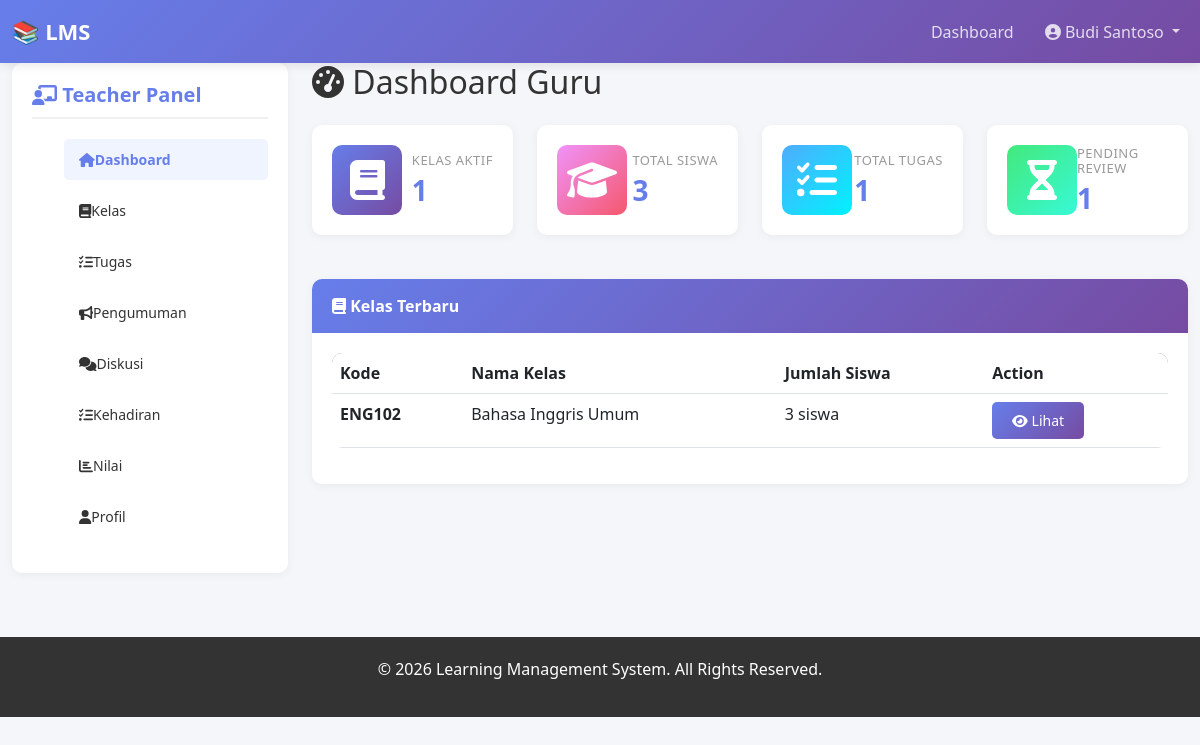
The page /teacher/dashboard.php (signed in) on the database its author committed.
### tables this page shows
CREATE TABLE `classes` (
  `id` int(11) NOT NULL,
  `code` varchar(20) NOT NULL,
  `name` varchar(100) NOT NULL,
  `description` text DEFAULT NULL,
  `teacher_id` int(11) NOT NULL,
  `class_image` varchar(255) DEFAULT NULL,
  `status` enum('active','inactive') DEFAULT 'active',
  `created_at` timestamp NOT NULL DEFAULT current_timestamp(),
  `updated_at` timestamp NOT NULL DEFAULT current_timestamp() ON UPDATE current_timestamp()
);

### teacher/dashboard.php (the view, shortened to what this page needs)
<?php
require '../includes/config.php';
$teacher_id = $_SESSION['user_id'];
$classes_query = "SELECT * FROM classes WHERE teacher_id = $teacher_id ORDER BY created_at DESC";
$classes = $conn->query($classes_query);
$total_classes = $classes->num_rows;
$total_students_query = "SELECT COUNT(*) as count FROM class_members
                        WHERE class_id IN (SELECT id FROM classes WHERE teacher_id = $teacher_id)";
$total_students = $conn->query($total_students_query)->fetch_assoc()['count'];
$total_assignments_query = "SELECT COUNT(*) as count FROM assignments
                           WHERE class_id IN (SELECT id FROM classes WHERE teacher_id = $teacher_id)";
$total_assignments = $conn->query($total_assignments_query)->fetch_assoc()['count'];
$pending_submissions_query = "SELECT COUNT(*) as count FROM assignment_submissions
                             WHERE status = 'submitted' AND
                             assignment_id IN (SELECT id FROM assignments
                             WHERE class_id IN (SELECT id FROM classes WHERE teacher_id = $teacher_id))";
$pending_submissions = $conn->query($pending_submissions_query)->fetch_assoc()['count'];
require '../includes/header.php';
?>
<div class="col-md-3 mb-4">
    <div class="sidebar">
        <h5><i class="fas fa-chalkboard-user"></i> Teacher Panel</h5>
        <ul class="sidebar-menu">
            <li><a href="dashboard.php" class="active"><i class="fas fa-home"></i> Dashboard</a></li>
            <li><a href="classes.php"><i class="fas fa-book"></i> Kelas</a></li>
            <li><a href="assignments.php"><i class="fas fa-tasks"></i> Tugas</a></li>
            <li><a href="announcements.php"><i class="fas fa-bullhorn"></i> Pengumuman</a></li>
            <li><a href="discussions.php"><i class="fas fa-comments"></i> Diskusi</a></li>
            <li><a href="attendance.php"><i class="fas fa-list-check"></i> Kehadiran</a></li>
            <li><a href="grades.php"><i class="fas fa-chart-bar"></i> Nilai</a></li>
            <li><a href="profile.php"><i class="fas fa-user"></i> Profil</a></li>
        </ul>
    </div>
</div>
<div class="col-md-9">
    <h2 class="mb-4"><i class="fas fa-tachometer-alt"></i> Dashboard Guru</h2>
    <div class="row">
        <div class="col-md-6 col-lg-3">
            <div class="stat-card">
                <div>
                    <div class="stat-icon stat-icon-1"><i class="fas fa-book"></i></div>
                </div>
                <div class="stat-content">
                    <h6>Kelas Aktif</h6>
                    <h3><?php echo $total_classes; ?></h3>
                </div>
            </div>
        </div>
        <div class="col-md-6 col-lg-3">
            <div class="stat-card">
                <div>
                    <div class="stat-icon stat-icon-2"><i class="fas fa-graduation-cap"></i></div>
                </div>
                <div class="stat-content">
                    <h6>Total Siswa</h6>
                    <h3><?php echo $total_students; ?></h3>
                </div>
            </div>
        </div>
        <div class="col-md-6 col-lg-3">
            <div class="stat-card">
                <div>
                    <div class="stat-icon stat-icon-3"><i class="fas fa-tasks"></i></div>
                </div>
                <div class="stat-content">
                    <h6>Total Tugas</h6>
                    <h3><?php echo $total_assignments; ?></h3>
                </div>
            </div>
        </div>
        <div class="col-md-6 col-lg-3">
            <div class="stat-card">
                <div>
                    <div class="stat-icon stat-icon-4"><i class="fas fa-hourglass-half"></i></div>
                </div>
                <div class="stat-content">
                    <h6>Pending Review</h6>
                    <h3><?php echo $pending_submissions; ?></h3>
                </div>
            </div>
        </div>
    </div>
    <div class="card mt-4">
        <div class="card-header">
            <i class="fas fa-book"></i> Kelas Terbaru
        </div>
        <div class="card-body">
            <?php if ($total_classes > 0): ?>
                <div class="table-responsive">
                    <table class="table">
                        <thead>
                            <tr>
                                <th>Kode</th>
                                <th>Nama Kelas</th>
                                <th>Jumlah Siswa</th>
                                <th>Action</th>
                            </tr>
                        </thead>
                        <tbody>
                            <?php
                            $classes->data_seek(0);
                            while ($class = $classes->fetch_assoc()):
                                $student_count = $conn->query("SELECT COUNT(*) as count FROM class_members WHERE class_id = {$class['id']}")->fetch_assoc()['count'];
                            ?>
                                <tr>
                                    <td><strong><?php echo $class['code']; ?></strong></td>
                                    <td><?php echo $class['name']; ?></td>
                                    <td><?php echo $student_count; ?> siswa</td>
                                    <td>
                                        <a href="class_detail.php?id=<?php echo $class['id']; ?>" class="btn btn-sm btn-primary">
                                            <i class="fas fa-eye"></i> Lihat
                                        </a>
                                    </td>
                                </tr>
                            <?php endwhile; ?>
                        </tbody>
                    </table>
                </div>
            <?php else: ?>
                <p class="text-center text-muted">Anda belum memiliki kelas. <a href="classes.php">Buat kelas sekarang</a></p>
            <?php endif; ?>
        </div>
    </div>
</div>
<?php require '../includes/footer.php'; ?>

### assets/css/style.css (style rules this page uses)
* { margin: 0; padding: 0; box-sizing: border-box; }
body { font-family: 'Segoe UI', Tahoma, Geneva, Verdana, sans-serif; background-color: #f5f6fa; color: #333; }
.sidebar { background: white; border-radius: 10px; padding: 20px; box-shadow: 0 2px 10px rgba(0, 0, 0, 0.05); position: sticky; top: 20px; height: fit-content; }
.sidebar h5 { color: #667eea; font-weight: bold; margin-bottom: 20px; padding-bottom: 10px; border-bottom: 2px solid #f0f0f0; }
.sidebar-menu { list-style: none; }
.sidebar-menu li { margin-bottom: 10px; }
.sidebar-menu a { color: #333; text-decoration: none; display: flex; align-items: center; padding: 10px 15px; border-radius: 5px; transition: 0.3s; font-size: 14px; }
.sidebar-menu a:hover, .sidebar-menu a.active { background: #f0f4ff; color: #667eea; font-weight: bold; }
.card { border: none; border-radius: 10px; box-shadow: 0 2px 10px rgba(0, 0, 0, 0.05); transition: 0.3s; margin-bottom: 20px; }
.card-header { background: linear-gradient(135deg, #667eea 0%, #764ba2 100%); color: white; border: none; border-radius: 10px 10px 0 0 !important; padding: 15px 20px; font-weight: bold; }
.card-body { padding: 20px; }
.btn-primary { background: linear-gradient(135deg, #667eea 0%, #764ba2 100%); border: none; border-radius: 5px; padding: 8px 20px; transition: 0.3s; }
.table { background: white; border-radius: 10px; overflow: hidden; }
.table thead { background: linear-gradient(135deg, #667eea 0%, #764ba2 100%); color: white; }
.stat-card { background: white; border-radius: 10px; padding: 20px; box-shadow: 0 2px 10px rgba(0, 0, 0, 0.05); display: flex; justify-content: space-between; align-items: center; margin-bottom: 20px; }
.stat-card .stat-icon { font-size: 40px; width: 70px; height: 70px; border-radius: 10px; display: flex; align-items: center; justify-content: center; color: white; }
.stat-card .stat-content h6 { font-size: 13px; color: #999; margin: 0; text-transform: uppercase; letter-spacing: 0.5px; }
.stat-card .stat-content h3 { font-size: 28px; font-weight: bold; color: #667eea; margin: 5px 0 0 0; }
.stat-icon-1 { background: linear-gradient(135deg, #667eea 0%, #764ba2 100%); }
.stat-icon-2 { background: linear-gradient(135deg, #f093fb 0%, #f5576c 100%); }
.stat-icon-3 { background: linear-gradient(135deg, #4facfe 0%, #00f2fe 100%); }
.stat-icon-4 { background: linear-gradient(135deg, #43e97b 0%, #38f9d7 100%); }

### rows shown on the page
classes: code "ENG102", name "Bahasa Inggris Umum", student_count "3"

### other values the page prints
substr($full_name, 0, 20) "Budi Santoso"
$total_classes "1"
$total_students "3"
$total_assignments "1"
$pending_submissions "1"
